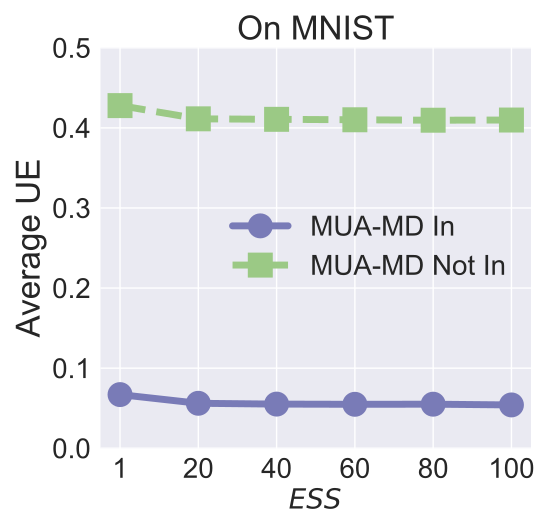

Write Python code to recreate this figure.


import numpy as np
import matplotlib.pyplot as plt
from matplotlib.ticker import ScalarFormatter


epsilon = 3
beta = 1 / epsilon


x=[1, 2, 3, 4, 5, 6]
# validation_for_plt =[97,95.8600, 94.9400, 93.5400, 93.2400]
# attack_for_plt=[0, 0.3524, 0, 0.1762, 0.1762]
# basic_for_plt=[99.8, 99.8, 99.8, 99.8, 99.8]

labels = ['1', '20', '40', '60', '80', '100' ]
# unl_org = [97.77, 97.55, 97.35, 97.29, 97.21, 97.21]

# unl_hess_r = [96.6, 96.66, 96.04, 95.94, 95.85, 97.21]
unl_mib = [0.0670, 0.05614, 0.05513, 0.054879, 0.05501, 0.054093]

unl_muv = [0.4278, 0.4113, 0.41067, 0.410123, 0.409559, 0.4098]
# unl_ss_wo = [94.32, 94.53, 94.78, 93.38, 94.04, 97.21]

for i in range(len(x)):
    unl_mib[i] = unl_mib[i]
    unl_muv[i] = unl_muv[i]

plt.style.use('seaborn')
plt.figure(figsize=(5.5, 5.3))
l_w=5
m_s=15
marker_s = 3
markevery=1
#plt.figure(figsize=(8, 5.3))
#plt.plot(x, unl_fr, color='blue', marker='^', label='Retrain',linewidth=l_w, markersize=m_s)
plt.plot(x, unl_mib, linestyle='-', color='#797BB7', marker='o', fillstyle='full', markevery=markevery,
         label='MUA-MD In', linewidth=l_w, markersize=m_s, markeredgewidth=marker_s)

#plt.plot(x, unl_ss_w, color='g',  marker='*',  label='PriMU$_{w}$',linewidth=l_w, markersize=m_s)
plt.plot(x, unl_muv, linestyle='--', color='#9BC985',  marker='s', fillstyle='full', markevery=markevery,
         label='MUA-MD Not In',linewidth=l_w, markersize=m_s, markeredgewidth=marker_s)

# plt.plot(x, unl_mib, linestyle=':', color='r',  marker='^', fillstyle='none', markevery=markevery,
#          label='VBU', linewidth=l_w,  markersize=m_s, markeredgewidth=marker_s)

# plt.plot(x, unl_hess_r, linestyle='-.', color='k',  marker='D', fillstyle='none', markevery=markevery,
#          label='HBFU',linewidth=l_w, markersize=m_s, markeredgewidth=marker_s)



#plt.plot(x, unl_vibu, color='silver',  marker='d',  label='VIBU',linewidth=4,  markersize=10)

# plt.plot(x, y_sa03, color='r',  marker='2',  label='AAAI21 A_acc, pr=0.3',linewidth=3, markersize=8)
# plt.plot(x, y_sa05, color='darkblue',  marker='4',  label='AAAI21 A_acc, pr=0.5',linewidth=3, markersize=8)
# plt.plot(x, y_ma03, color='darkviolet',  marker='3',  label='FedMC A_acc, pr=0.3',linewidth=3, markersize=8)
# plt.plot(x, y_ma05, color='cyan',  marker='p',  label='FedMC A_acc, pr=0.5',linewidth=3, markersize=8)


# plt.grid()
leg = plt.legend(fancybox=True, shadow=True)
# plt.xlabel('Malicious Client Ratio (%)' ,fontsize=16)
plt.ylabel('Average UE' ,fontsize=24)
my_y_ticks = np.arange(0, 0.52, 0.1)
plt.yticks(my_y_ticks,fontsize=20)
# plt.yscale('log')

plt.xlabel('$\it{ESS}$' ,fontsize=20)

plt.xticks(x, labels, fontsize=20)
# plt.title('CIFAR10 IID')

# Annotating the y-axis with the unit at its end using scientific notation

# Create a ScalarFormatter object
# Scale the y-values by a factor of 10


#plt.annotate(r"1e-1", xy=(0.1, 1.01), xycoords='axes fraction', xytext=(-10, 10),textcoords='offset points', ha='right', va='center', fontsize=15)

plt.title('On MNIST', fontsize=24 )

# plt.text(-0.1, 0.5, 'Title Beside Y', transform=ax[0].transAxes,
#            va='center', ha='left', rotation='vertical')
plt.legend(loc='best',fontsize=20)
plt.tight_layout()
#plt.title("MNIST")
plt.rcParams['figure.figsize'] = (2.0, 1)
plt.rcParams['image.interpolation'] = 'nearest'
plt.rcParams['figure.subplot.left'] = 0.11
plt.rcParams['figure.subplot.bottom'] = 0.08
plt.rcParams['figure.subplot.right'] = 0.977
plt.rcParams['figure.subplot.top'] = 0.969
plt.savefig('mnist_influence_app_sample_size_sim_analysis.pdf', format='pdf', dpi=200)
plt.show()
